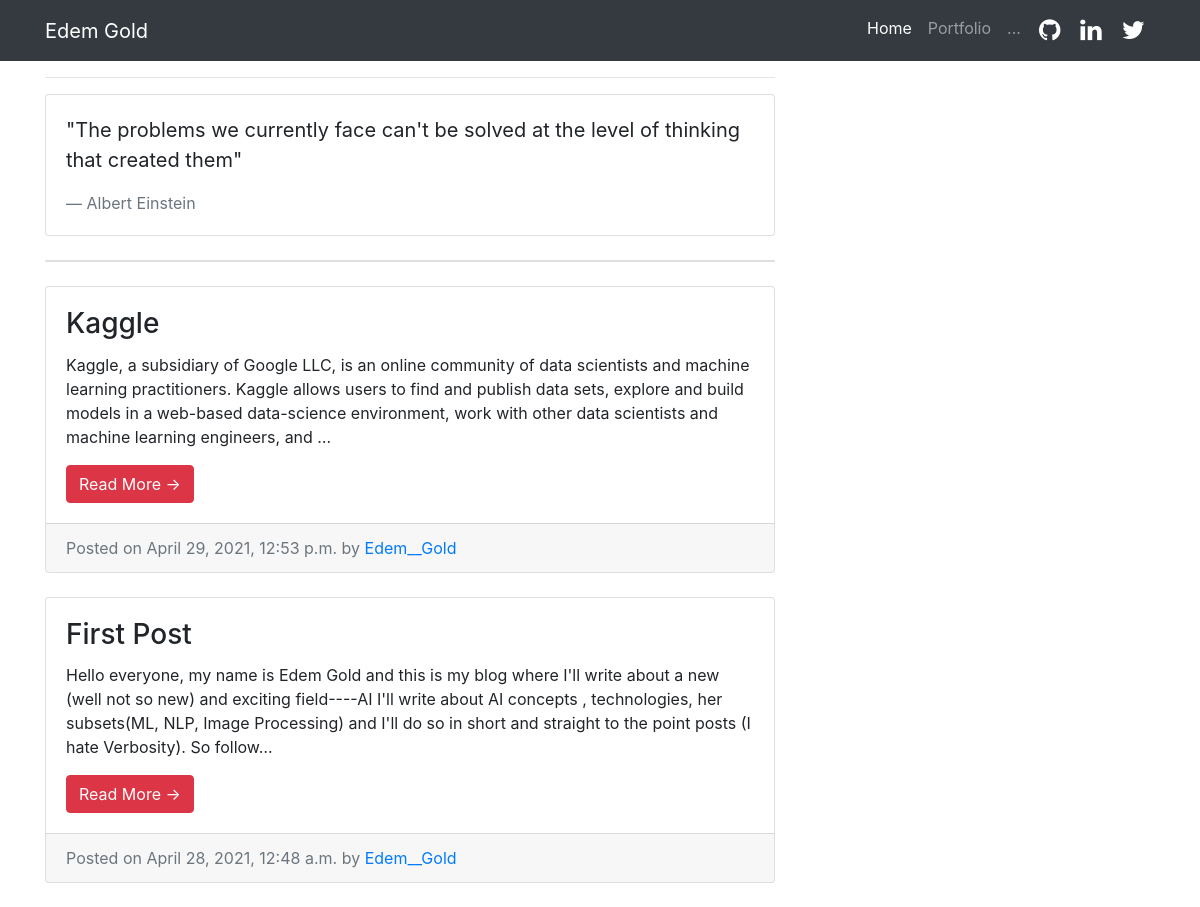
The page / on the database its author committed.
### entries/models.py (models this page shows, shortened)
class Entry(models.Model):
    entry_title=models.CharField(max_length=200)
    entry_text=models.TextField()
    entry_date=models.DateTimeField(auto_now=True)
    entry_author=models.ForeignKey(User, on_delete=models.CASCADE)
    class Meta:
        verbose_name_plural="entries"

### entries/views.py (the view)
# urls.py: path('', HomeView.as_view(), name='blog-home'),
class HomeView(ListView):
    model = Entry
    template_name='entries/index.html'
    context_object_name="blog_entries"
    ordering=['-entry_date']
    paginate_by=4

### entries/templates/entries/index.html (shortened to what this page needs)
{% extends "entries/base.html" %}
{% block content %}
  {% for entry in blog_entries %}
  <div class="card mb-4">
    <div class="card-body">
        <h3 class="card-title">{{ entry.entry_title }}</h3>
        <p class="card-text">{{ entry.entry_text|truncatechars:300 }}</p>
        <a class="btn btn-danger" href="{% url 'entry-detail' entry.pk %}">Read More →</a>
    </div>
    <div class="card-footer text-muted">
        Posted on {{ entry.entry_date }} by
        <a href="#!">{{ entry.entry_author }}</a>
    </div>
  </div>
  {% endfor %}
</div>
</div>
{% endblock %}

### entries/templates/entries/base.html (shortened to what this page needs)
{% load static %}
<!DOCTYPE html>
<html lang="en">
    <head>
        <link href="{% static 'entries/css/styles.css' %}" rel="stylesheet" />
    </head>
    <body>
        <nav class="navbar navbar-expand-lg navbar-dark bg-dark">
            <div class="container">
                <a class="navbar-brand" href="#!">Edem Gold</a>
                <div class="collapse navbar-collapse" id="navbarResponsive">
                    <ul class="navbar-nav ml-auto">
                        <li class="nav-item active">
                            <a class="nav-link" href="#!">
                                Home
                            </a>
                        </li>
                        <li class="nav-item"><a class="nav-link" href="https://edemgold.netlify.app/">Portfolio</a></li>
                        <li class="nav-item"><a class="nav-link" href="#">...</a></li>
                        <a href="https://github.com/EdemGold" class="fa fa-github"></a>
                        <a href="https://www.linkedin.com/in/edem-gold-06ab461b8/" class="fa fa-linkedin"></a>
                        <a href="https://twitter.com/EdemGold1" class="fa fa-twitter"></a>
                    </ul>
                </div>
            </div>
        </nav>
        <div class="container">
            <div class="row">
                <div class="col-md-8">
                    <hr>
                    <div class="card">
                        <div class="card-body">
                          <blockquote class="blockquote mb-0">
                            <p>"The problems we currently face can't be solved at the level of thinking that created them"</p>
                            <footer class="blockquote-footer">Albert Einstein <cite title="...."></cite></footer>
                          </blockquote>
                        </div>
                      </div>
                    <div class="card my-4">
                    </div>
                   {% block content %} {% endblock %}
<link rel="stylesheet" href="https://cdnjs.cloudflare.com/ajax/libs/font-awesome/4.7.0/css/font-awesome.min.css">
    </body>
</html>

### entries/templates/entries/base.html (style rules this page uses)
.fa { color:white; font-size: 25px; padding: 10px; }

### rows shown on the page
Entry: entry_title "Kaggle", entry_text "Kaggle, a subsidiary of Google LLC, is an online community of data scientists and machine learning practitioners. Kaggle allows users to find and publish data sets, explore and build models in a web-based data-science environment, work with other data scientists and machine learning engineers, and …", entry_date "April 29, 2021, 12:53 p.m.", entry_author "Edem__Gold"
Entry: entry_title "First Post", entry_text "Hello everyone, my name is Edem Gold and this is my blog where I'll write about a new (well not so new) and exciting field----AI I'll write about AI concepts , technologies, her subsets(ML, NLP, Image Processing) and I'll do so in short and straight to the point posts (I hate Verbosity). So follow…", entry_date "April 28, 2021, 12:48 a.m.", entry_author "Edem__Gold"
